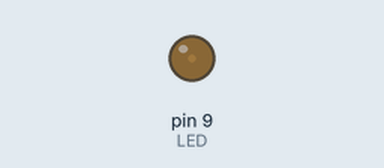
A sketch run on a simulated Arduino Uno, built with avr-gcc and run on an emulated ATmega328P. On the bench: output pins drawn as LEDs (lit = HIGH).

Above: at 0.15 s.
At 8.61 s:
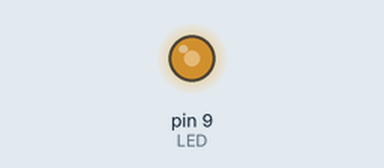
At 17.38 s:
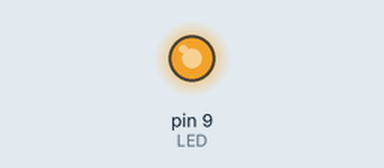
At 39.46 s:
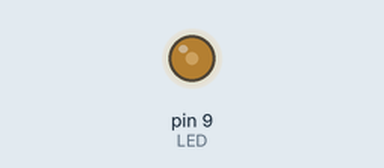
Timing chart, 0 to 40.0 s (numbered marks = the images above):
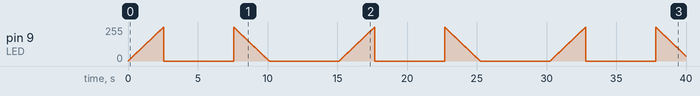

The sketch:

2-3_fade.ino
```cpp
const int LED = 9;      // LED 핀을 9번 핀으로 정의
void setup()
{
  pinMode(LED, OUTPUT);     // LED 핀을 출력으로 설정
}

void loop()
{
  for (int i = 0; i < 256; i++)
  {
    analogWrite(LED, i);
    delay(10);
  }
  analogWrite(LED, 0);
  delay(5000);
  for (int i = 255; i >= 0; i--)
  {
    analogWrite(LED, i);
    delay(10);
  }
  delay(5000);
}
```
